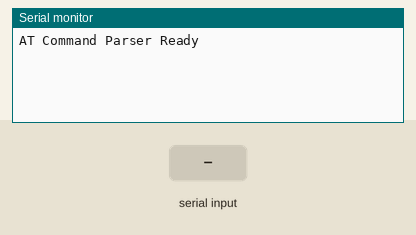
Bench run of a sketch on a simulated ESP32. Shown: the last lines printed to the serial monitor. The inputs (shaded band) are chosen by the test bench.

Above: at 1.2 s.
1.3 s: "AT+WIFI=\n" received over Serial
At 1.6 s:
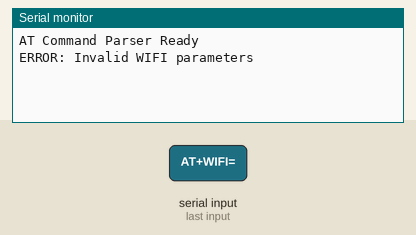
2.8 s: "AT+WIFI?\n" received over Serial
At 4.0 s:
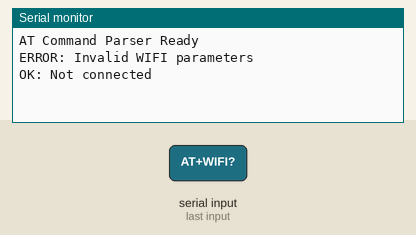
4.3 s: "AT+WIFIDISCONNECT\n" received over Serial
At 5.1 s:
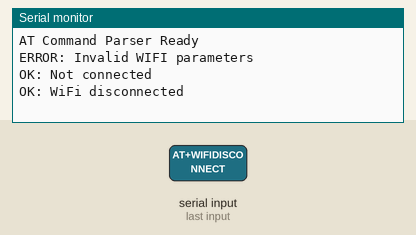
5.8 s: "AT+IP\n" received over Serial
At 6.3 s:
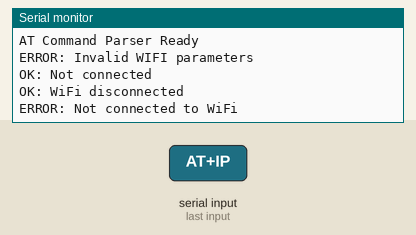
7.3 s: "1\n" received over Serial
At 8.6 s:
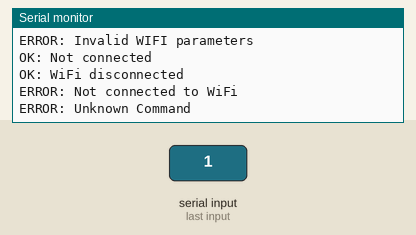

Measured:
- after the input at 1.3 s, the serial monitor: prints a new line at once (image 1)
- after the input at 2.8 s, the serial monitor: prints a new line at once (image 2)
- after the input at 4.3 s, the serial monitor: prints a new line at once (image 3)
- after the input at 5.8 s, the serial monitor: prints a new line at once (image 4)
- after the input at 7.3 s, the serial monitor: prints a new line at once (image 5)

The sketch:

sample.ino
```cpp
#include <Arduino.h>
#include "at_parser.h"
#include <WiFi.h>

void processCommand(const char *cmd) {

     if (strncmp(cmd, "AT+WIFI=", 8) == 0) {
        // Format: AT+WIFI=SSID,PASSWORD
        const char *params = cmd + 8;
        char ssid[32] = {0};
        char password[64] = {0};

        const char *commaPos = strchr(params, ',');
        if (commaPos) {
            int ssidLen = commaPos - params;
            strncpy(ssid, params, ssidLen);
            ssid[ssidLen] = '\0';
            strncpy(password, commaPos + 1, sizeof(password) - 1);

            Serial.print("Connecting to WiFi SSID: ");
            Serial.println(ssid);

            WiFi.begin(ssid, password);

            int timeout = 10;
            while (WiFi.status() != WL_CONNECTED && timeout > 0) {
                delay(1000);
                Serial.print(".");
                timeout--;
            }
            if (WiFi.status() == WL_CONNECTED) {
                Serial.println("\nOK: WiFi connected");
            } else {
                Serial.println("\nERROR: WiFi connection failed");
            }
        }
        else {
            Serial.println("ERROR: Invalid WIFI parameters");
        }
    }
    else if (strcmp(cmd, "AT+WIFI?") == 0) {
        if (WiFi.status() == WL_CONNECTED) {
            Serial.print("OK: Connected to ");
            Serial.println(WiFi.SSID());
        } else {
            Serial.println("OK: Not connected");
        }
    }
    else if (strcmp(cmd, "AT+WIFIDISCONNECT") == 0) {
        WiFi.disconnect();
        Serial.println("OK: WiFi disconnected");
    }
    else if (strcmp(cmd, "AT+IP") == 0) {
        if (WiFi.status() == WL_CONNECTED) {
            Serial.print("OK: IP address: ");
            Serial.println(WiFi.localIP());
        } else {
            Serial.println("ERROR: Not connected to WiFi");
        }
    }
    else {
        Serial.println("ERROR: Unknown Command");
    }
}

void setup() {
    Serial.begin(115200);
    at_parser_init();
    at_parser_set_callback(processCommand);
    Serial.println("AT Command Parser Ready");
}

void loop() {
    while (Serial.available()) {
        char c = Serial.read();
        at_parser_process_char(c);
    }
}
```

at_parser.c
```cpp
#include "at_parser.h"
#include <string.h>
#include <stdio.h>

#define CMD_BUFFER_SIZE 128

static char cmd_buffer[CMD_BUFFER_SIZE];
static int cmdIndex = 0;
static int overflow = 0;

static command_callback_t command_callback = NULL;

void at_parser_set_callback(command_callback_t cb) {
    command_callback = cb;
}

void at_parser_init(void) {
    cmdIndex = 0;
    overflow = 0;
    memset(cmd_buffer, 0, CMD_BUFFER_SIZE);
}

void at_parser_process_char(char c) {
    if (c == '\r' || c == '\n') {
        if (overflow) {
            overflow = 0;
            cmdIndex = 0;
            printf("ERROR: Command too long\r\n");
            return;
        }
        if (cmdIndex > 0) {
            cmd_buffer[cmdIndex] = '\0';
            if (command_callback) {
                command_callback(cmd_buffer);
            }
            cmdIndex = 0;
        }
    }
    else if (overflow) {
        return;
    }
    else if (cmdIndex < CMD_BUFFER_SIZE - 1) {
        cmd_buffer[cmdIndex++] = c;
    }
    else {
        overflow = 1;
    }
}
```

at_parser.h
```cpp
#ifndef AT_PARSER_H
#define AT_PARSER_H

#ifdef __cplusplus
extern "C" {
#endif

void at_parser_init(void);

void at_parser_process_char(char c);

typedef void (*command_callback_t)(const char *cmd);

void at_parser_set_callback(command_callback_t cb);

#ifdef __cplusplus
}
#endif

#endif // AT_PARSER_H
```
